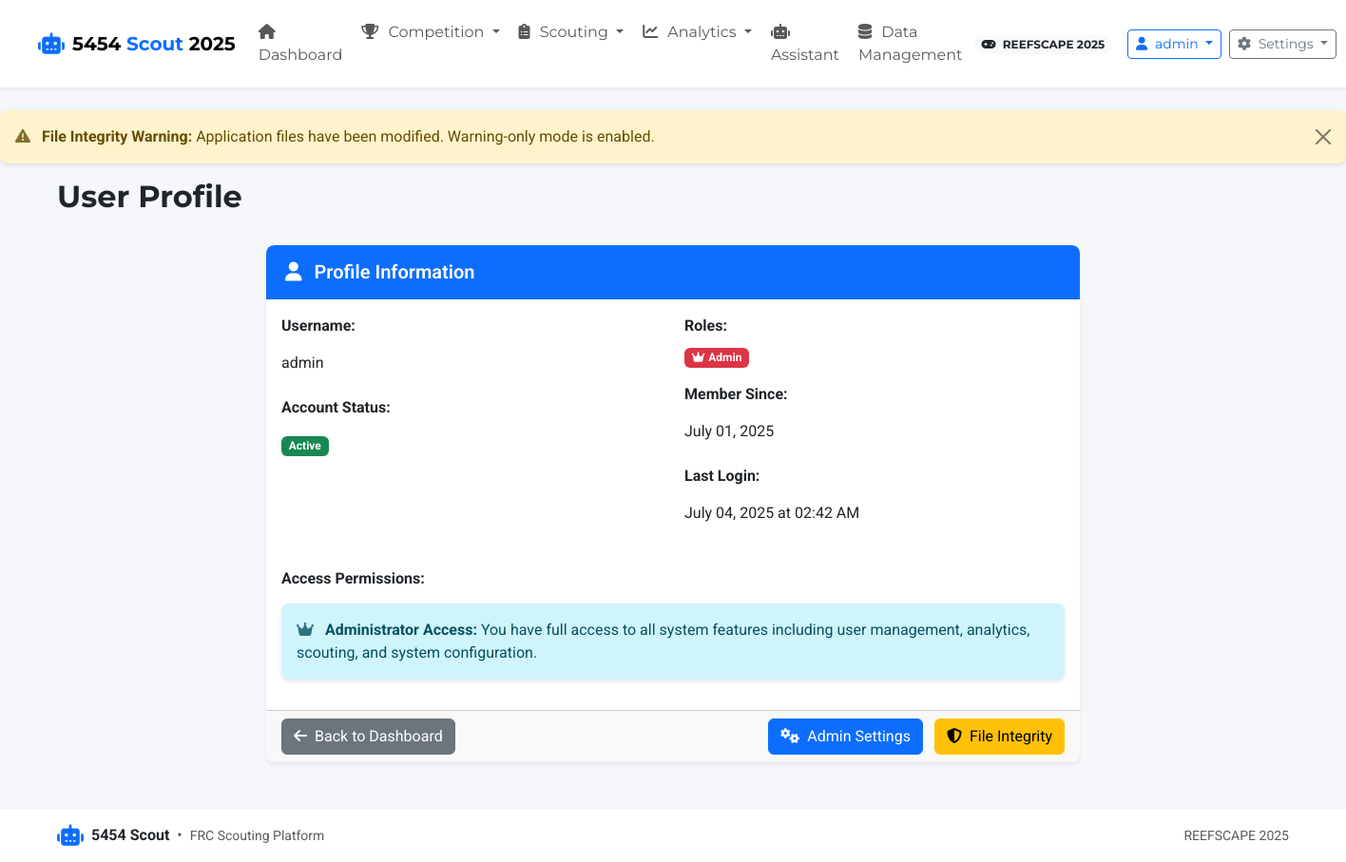
Before: /auth/profile (signed in) with the older database file.
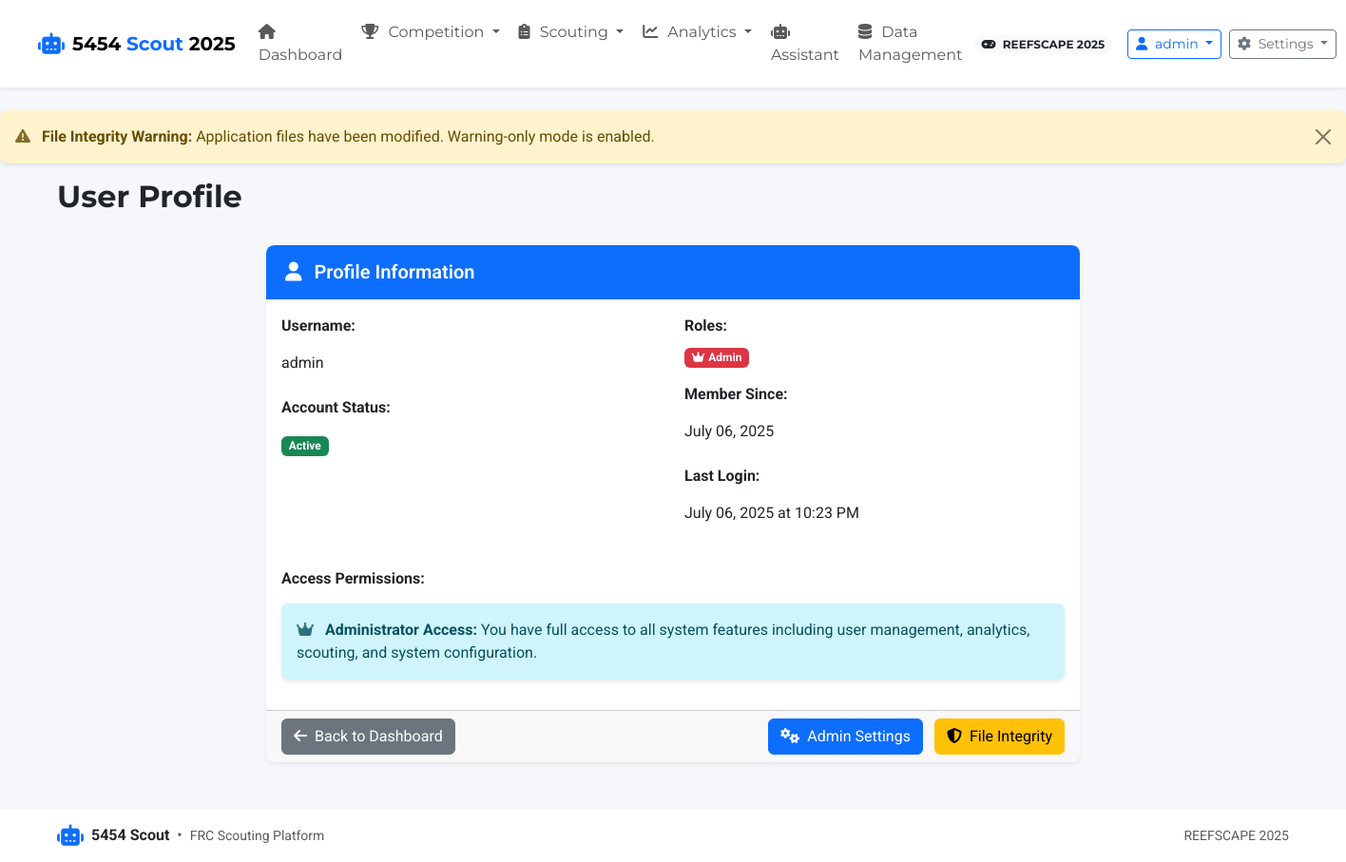
After: the same page with the newer database file.
### app/models.py (models this page shows, shortened)
class User(UserMixin, db.Model):
    id = db.Column(db.Integer, primary_key=True)
    username = db.Column(db.String(80), unique=True, nullable=False)
    email = db.Column(db.String(120), unique=True, nullable=True)
    password_hash = db.Column(db.String(128))
    is_active = db.Column(db.Boolean, default=True)
    created_at = db.Column(db.DateTime, default=datetime.utcnow)
    last_login = db.Column(db.DateTime)
    roles = db.relationship('Role', secondary=user_roles, lazy='subquery',
                           backref=db.backref('users', lazy=True))
    def has_role(self, role_name):
        return any(role.name == role_name for role in self.roles)

class Role(db.Model):
    id = db.Column(db.Integer, primary_key=True)
    name = db.Column(db.String(80), unique=True, nullable=False)
    description = db.Column(db.String(255))

### app/routes/auth.py (the view)
@bp.route('/profile')
@login_required
def profile():
    return render_template('auth/profile.html', user=current_user)

### app/templates/auth/profile.html (shortened to what this page needs)
{% extends 'base.html' %}
{% block heading %}User Profile{% endblock %}
{% block content %}
<div class="row">
    <div class="col-md-8 offset-md-2">
        <div class="card">
            <div class="card-header bg-primary text-white">
                <h5 class="mb-0">
                    <i class="fas fa-user me-2"></i>
                    Profile Information
                </h5>
            </div>
            <div class="card-body">
                <div class="row">
                    <div class="col-md-6">
                        <div class="mb-3">
                            <label class="form-label fw-bold">Username:</label>
                            <p class="form-control-plaintext">{{ user.username }}</p>
                        </div>
                        <div class="mb-3">
                            <label class="form-label fw-bold">Account Status:</label>
                            <p class="form-control-plaintext">
                                {% if user.is_active %}
                                    <span class="badge bg-success">Active</span>
                                {% else %}
                                    <span class="badge bg-danger">Inactive</span>
                                {% endif %}
                            </p>
                        </div>
                    </div>
                    <div class="col-md-6">
                        <div class="mb-3">
                            <label class="form-label fw-bold">Roles:</label>
                            <div>
                                {% for role in user.roles %}
                                    {% if role.name == 'admin' %}
                                        <span class="badge bg-danger me-2">
                                            <i class="fas fa-crown me-1"></i>{{ role.name.title() }}
                                        </span>
                                    {% elif role.name == 'analytics' %}
                                        <span class="badge bg-warning me-2">
                                            <i class="fas fa-chart-line me-1"></i>{{ role.name.title() }}
                                        </span>
                                    {% elif role.name == 'scout' %}
                                        <span class="badge bg-info me-2">
                                            <i class="fas fa-search me-1"></i>{{ role.name.title() }}
                                        </span>
                                    {% else %}
                                        <span class="badge bg-secondary me-2">{{ role.name.title() }}</span>
                                    {% endif %}
                                {% endfor %}
                            </div>
                        </div>
                        <div class="mb-3">
                            <label class="form-label fw-bold">Member Since:</label>
                            <p class="form-control-plaintext">{{ user.created_at.strftime('%B %d, %Y') }}</p>
                        </div>
                        {% if user.last_login %}
                        <div class="mb-3">
                            <label class="form-label fw-bold">Last Login:</label>
                            <p class="form-control-plaintext">{{ user.last_login.strftime('%B %d, %Y at %I:%M %p') }}</p>
                        </div>
                        {% endif %}
                    </div>
                </div>
                <div class="row mt-4">
                    <div class="col-12">
                        <h6 class="fw-bold mb-3">Access Permissions:</h6>
                        <div class="row">
                            {% if user.has_role('admin') %}
                                <div class="col-md-12">
                                    <div class="alert alert-info">
                                        <i class="fas fa-crown me-2"></i>
                                        <strong>Administrator Access:</strong> You have full access to all system features including user management, analytics, scouting, and system configuration.
                                    </div>
                                </div>
                            {% endif %}
                        </div>
                    </div>
                </div>
            </div>
            <div class="card-footer">
                <div class="d-flex justify-content-between">
                    <a href="{{ url_for('main.index') }}" class="btn btn-secondary">
                        <i class="fas fa-arrow-left me-2"></i>Back to Dashboard
                    </a>
                    {% if user.has_role('admin') %}
                    <div>
                        <a href="{{ url_for('auth.admin_settings') }}" class="btn btn-primary me-2">
                            <i class="fas fa-cogs me-2"></i>Admin Settings
                        </a>
                        <a href="{{ url_for('auth.admin_integrity') }}" class="btn btn-warning">
                            <i class="fas fa-shield-alt me-2"></i>File Integrity
                        </a>
                    </div>
                    {% endif %}
                </div>
            </div>
        </div>
    </div>
</div>
{% endblock %}

### app/templates/base.html (shortened to what this page needs)
<!DOCTYPE html>
<html lang="en" class="h-100">
<head>
    <link href="https://cdn.jsdelivr.net/npm/bootstrap@5.3.2/dist/css/bootstrap.min.css" rel="stylesheet">
    <link href="https://cdnjs.cloudflare.com/ajax/libs/font-awesome/6.4.0/css/all.min.css" rel="stylesheet">
    <link href="https://cdn.jsdelivr.net/npm/select2@4.1.0-rc.0/dist/css/select2.min.css" rel="stylesheet">
    <link href="https://cdn.jsdelivr.net/npm/select2-bootstrap-5-theme@1.3.0/dist/select2-bootstrap-5-theme.min.css" rel="stylesheet">
    <link rel="stylesheet" href="{{ url_for('static', filename='css/styles.css') }}">
</head>
<body class="d-flex flex-column h-100">
    <header class="app-header">
        <nav class="navbar navbar-expand-lg shadow-sm">
            <div class="container-fluid px-md-4">
                <a class="navbar-brand d-flex align-items-center" href="{% if user_has_role('scout') and not user_has_role('admin') and not user_has_role('analytics') %}{{ url_for('scouting.index') }}{% else %}{{ url_for('main.index') }}{% endif %}">
                    <i class="fas fa-robot brand-icon me-2"></i>
                    <span class="brand-text fw-bold">5454 <span class="text-primary">Scout</span> {{ game_config.season }}</span>
                </a>
                <div class="collapse navbar-collapse" id="navbarMain">
                    {% if current_user.is_authenticated %}
                    <ul class="navbar-nav me-auto mb-2 mb-lg-0">
                        {% if not (user_has_role('scout') and not user_has_role('admin') and not user_has_role('analytics')) %}
                        <li class="nav-item">
                            <a class="nav-link {% if request.endpoint == 'main.index' %}active{% endif %}" href="{{ url_for('main.index') }}">
                                <i class="fas fa-home nav-icon"></i> Dashboard
                            </a>
                        </li>
                        {% endif %}
                        {% if user_has_role('admin') or user_has_role('analytics') %}
                        <li class="nav-item dropdown">
                            <a class="nav-link dropdown-toggle {% if request.endpoint and (request.endpoint.startswith('teams') or request.endpoint.startswith('matches') or request.endpoint.startswith('alliances')) %}active{% endif %}"
                               href="#" role="button" data-bs-toggle="dropdown" aria-expanded="false">
                                <i class="fas fa-trophy nav-icon"></i> Competition
                            </a>
                        </li>
                        {% endif %}
                        <li class="nav-item dropdown">
                            <a class="nav-link dropdown-toggle {% if request.endpoint and request.endpoint.startswith('scouting') %}active{% endif %}"
                               href="#" role="button" data-bs-toggle="dropdown" aria-expanded="false">
                                <i class="fas fa-clipboard-list nav-icon"></i> Scouting
                            </a>
                        </li>
                        {% if user_has_role('admin') or user_has_role('analytics') %}
                        <li class="nav-item dropdown">
                            <a class="nav-link dropdown-toggle {% if request.endpoint and (request.endpoint.startswith('visualization') or request.endpoint.startswith('graphs')) %}active{% endif %}"
                               href="#" role="button" data-bs-toggle="dropdown" aria-expanded="false">
                                <i class="fas fa-chart-line nav-icon"></i> Analytics
                            </a>
                        </li>
                        <li class="nav-item">
                            <a class="nav-link {% if request.endpoint and request.endpoint.startswith('assistant') %}active{% endif %}"
                               href="{{ url_for('assistant.index') }}">
                                <i class="fas fa-robot nav-icon"></i> Assistant
                            </a>
                        </li>
                        <li class="nav-item">
                            <a class="nav-link {% if request.endpoint and request.endpoint.startswith('data') %}active{% endif %}"
                               href="{{ url_for('data.index') }}">
                                <i class="fas fa-database nav-icon"></i> Data Management
                            </a>
                        </li>
                        {% endif %}
                    </ul>
                    {% endif %}
                    <div class="d-flex align-items-center">
                        {% if game_config %}
                        <div class="game-badge me-3 d-none d-md-block">
                            <span class="badge rounded-pill bg-light text-dark">
                                <i class="fas fa-gamepad me-1"></i> {{ game_config.game_name }} {{ game_config.season }}
                            </span>
                        </div>
                        {% endif %}
                        {% if current_user.is_authenticated %}
                        <div class="dropdown me-2">
                            <button class="btn btn-outline-primary btn-sm dropdown-toggle" type="button" data-bs-toggle="dropdown" aria-expanded="false">
                                <i class="fas fa-user"></i>
                                <span class="d-none d-md-inline ms-1">{{ current_user.username }}</span>
                            </button>
                        </div>
                        {% endif %}
                        {% if current_user.is_authenticated and (user_has_role('admin') or user_has_role('analytics')) %}
                        <div class="dropdown">
                            <button class="btn btn-outline-secondary btn-sm dropdown-toggle" type="button" data-bs-toggle="dropdown" aria-expanded="false">
                                <i class="fas fa-cog"></i>
                                <span class="d-none d-md-inline ms-1">Settings</span>
                            </button>
                        </div>
                        {% endif %}
                    </div>
                </div>
            </div>
        </nav>
    </header>
    <div class="toast-container position-fixed top-0 end-0 p-3">
    </div>
    <main class="flex-shrink-0 py-4">
        {% if integrity_status.integrity_compromised and integrity_status.warning_only_mode %}
        <div class="alert alert-warning alert-dismissible fade show" role="alert">
            <i class="fas fa-exclamation-triangle me-2"></i>
            <strong>File Integrity Warning:</strong> Application files have been modified. Warning-only mode is enabled.
            <button type="button" class="btn-close" data-bs-dismiss="alert" aria-label="Close"></button>
        </div>
        {% endif %}
        <div class="container">
            <div class="row mb-4">
                <div class="col-12">
                    <h1 class="page-title">{% block heading %}FRC Scouting Platform{% endblock %}</h1>
                </div>
            </div>
            {% block content %}{% endblock %}
        </div>
    </main>
    <footer class="footer mt-auto py-3">
        <div class="container">
            <div class="row align-items-center g-2">
                <div class="col-md-6 text-center text-md-start">
                    <div class="d-flex align-items-center justify-content-center justify-content-md-start">
                        <i class="fas fa-robot brand-icon me-2 text-primary"></i>
                        <span class="fw-bold">5454 Scout</span>
                        <span class="text-muted mx-2">•</span>
                        <span class="small text-muted">FRC Scouting Platform</span>
                    </div>
                </div>
                <div class="col-md-6 text-center text-md-end">
                    <div class="small text-muted">
                        {% if game_config %}
                        <span>{{ game_config.game_name }} {{ game_config.season }}</span>
                        {% else %}
                        <span>No active configuration</span>
                        {% endif %}
                    </div>
                </div>
            </div>
        </div>
    </footer>
</body>
</html>

Changed rows visible on the page:
changed User "admin": created_at "July 01, 2025" → "July 06, 2025"; last_login "July 04, 2025 at 02:42 AM" → "July 06, 2025 at 10:23 PM"
